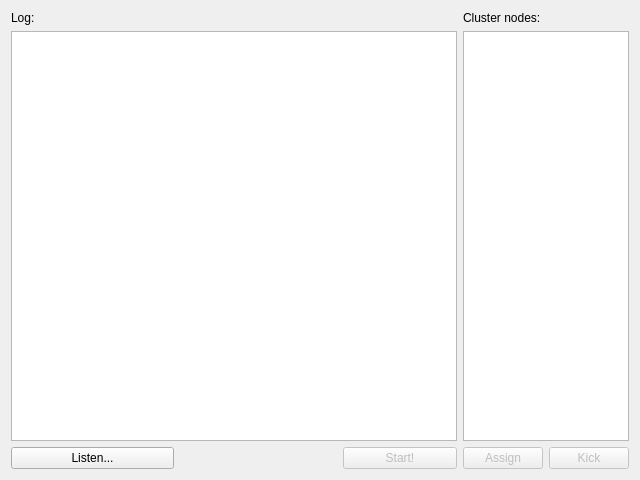
<?xml version="1.0" encoding="UTF-8"?>
<ui version="4.0">
 <class>MainWindow</class>
 <widget class="QMainWindow" name="MainWindow">
  <property name="geometry">
   <rect>
    <x>0</x>
    <y>0</y>
    <width>640</width>
    <height>480</height>
   </rect>
  </property>
  <property name="minimumSize">
   <size>
    <width>640</width>
    <height>480</height>
   </size>
  </property>
  <property name="windowTitle">
   <string>Python cluster</string>
  </property>
  <widget class="QWidget" name="centralWidget">
   <layout class="QHBoxLayout" name="horizontalLayout" stretch="3,1">
    <item>
     <layout class="QVBoxLayout" name="verticalLayout_2">
      <item>
       <widget class="QLabel" name="labelLog">
        <property name="text">
         <string>Log:</string>
        </property>
       </widget>
      </item>
      <item>
       <widget class="QTextEdit" name="textEdit">
        <property name="undoRedoEnabled">
         <bool>false</bool>
        </property>
        <property name="readOnly">
         <bool>true</bool>
        </property>
        <property name="acceptRichText">
         <bool>false</bool>
        </property>
        <property name="textInteractionFlags">
         <set>Qt::LinksAccessibleByKeyboard|Qt::LinksAccessibleByMouse|Qt::TextBrowserInteraction|Qt::TextSelectableByKeyboard|Qt::TextSelectableByMouse</set>
        </property>
       </widget>
      </item>
      <item>
       <layout class="QHBoxLayout" name="horizontalLayout_3" stretch="10,10,7">
        <item>
         <widget class="QPushButton" name="buttonListen">
          <property name="text">
           <string>Listen...</string>
          </property>
         </widget>
        </item>
        <item>
         <spacer name="horizontalSpacer">
          <property name="orientation">
           <enum>Qt::Horizontal</enum>
          </property>
          <property name="sizeHint" stdset="0">
           <size>
            <width>40</width>
            <height>20</height>
           </size>
          </property>
         </spacer>
        </item>
        <item>
         <widget class="QPushButton" name="buttonStart">
          <property name="enabled">
           <bool>false</bool>
          </property>
          <property name="text">
           <string>Start!</string>
          </property>
         </widget>
        </item>
       </layout>
      </item>
     </layout>
    </item>
    <item>
     <layout class="QVBoxLayout" name="verticalLayout">
      <item>
       <widget class="QLabel" name="labelNodes">
        <property name="text">
         <string>Cluster nodes:</string>
        </property>
       </widget>
      </item>
      <item>
       <widget class="QListWidget" name="listNodes"/>
      </item>
      <item>
       <layout class="QHBoxLayout" name="horizontalLayout_2">
        <item>
         <widget class="QPushButton" name="bAssign">
          <property name="enabled">
           <bool>false</bool>
          </property>
          <property name="text">
           <string>Assign</string>
          </property>
         </widget>
        </item>
        <item>
         <widget class="QPushButton" name="buttonKick">
          <property name="enabled">
           <bool>false</bool>
          </property>
          <property name="text">
           <string>Kick</string>
          </property>
         </widget>
        </item>
       </layout>
      </item>
     </layout>
    </item>
   </layout>
  </widget>
  <action name="actionListen">
   <property name="text">
    <string>Listen...</string>
   </property>
  </action>
  <action name="actionStart">
   <property name="text">
    <string>Start!</string>
   </property>
  </action>
 </widget>
 <layoutdefault spacing="6" margin="11"/>
 <resources/>
 <connections/>
</ui>
